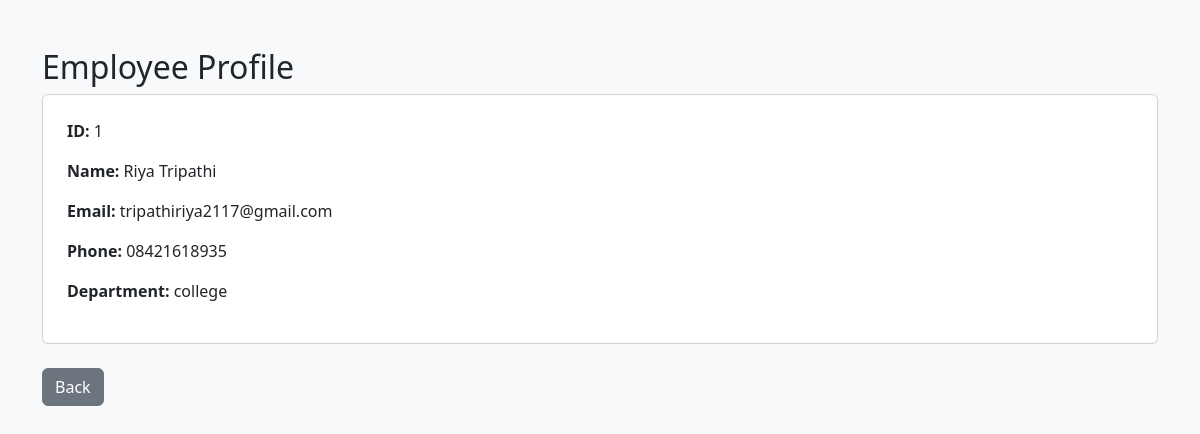
Page /employee/1 on the committed database.
### models.py (models this page shows)
class Employee(db.Model):
    emp_id = db.Column(db.Integer, primary_key=True)
    emp_name = db.Column(db.String(100))
    email = db.Column(db.String(120))
    phone = db.Column(db.String(20))
    department_id = db.Column(db.Integer, db.ForeignKey('department.dept_id'))
    department = db.relationship('Department')
    status = db.Column(db.String(50), default='active')

class Department(db.Model):
    dept_id = db.Column(db.Integer, primary_key=True)
    dept_name = db.Column(db.String(100))
    description = db.Column(db.String(300))
    status = db.Column(db.String(50), default='active')

### routes/employee_routes.py (the view)
@employee_bp.route('/employee/<int:id>')
def employee_profile(id):
    emp = Employee.query.get(id)
    return render_template("employee_profile.html", emp=emp)

### templates/employee_profile.html (shortened to what this page needs)
<!DOCTYPE html>
<html>
<head>
<link href="https://cdn.jsdelivr.net/npm/bootstrap@5.3.2/dist/css/bootstrap.min.css" rel="stylesheet">
</head>
<body class="bg-light">
<div class="container mt-5">
<h2>Employee Profile</h2>
<div class="card p-4">
<p><strong>ID:</strong> {{ emp.emp_id }}</p>
<p><strong>Name:</strong> {{ emp.emp_name }}</p>
<p><strong>Email:</strong> {{ emp.email }}</p>
<p><strong>Phone:</strong> {{ emp.phone }}</p>
<p><strong>Department:</strong> {{ emp.department.dept_name }}</p>
</div>
<br>
<a href="/employees" class="btn btn-secondary">Back</a>
</div>
</body>
</html>

### rows in the picture
Employee: emp_id "1", emp_name "Riya Tripathi", email "tripathiriya2117@gmail.com", phone "08421618935"
Department: department.dept_name "college"
